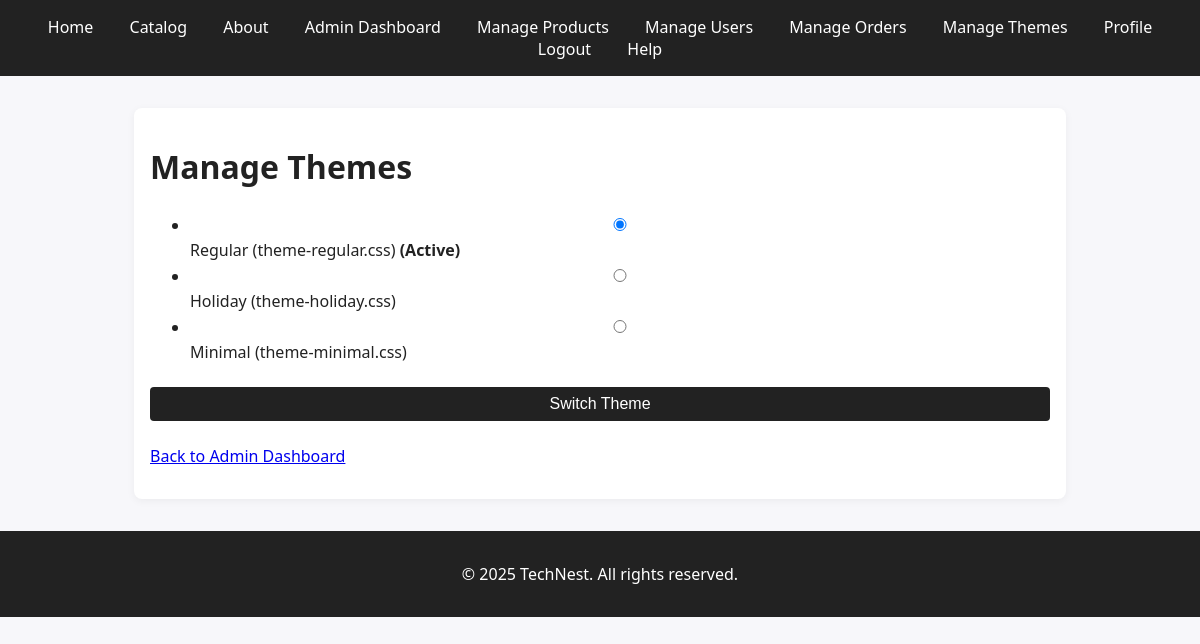
/admin/manage_themes.php (signed in), run on the app's committed database.
### tables this page shows
CREATE TABLE themes (
    theme_id INT AUTO_INCREMENT PRIMARY KEY,
    name VARCHAR(50) NOT NULL UNIQUE,
    css_file VARCHAR(100) NOT NULL,
    is_active BOOLEAN DEFAULT FALSE
);

### public_html/admin/manage_themes.php (called while the page is built, shortened)
<?php
require_once __DIR__ . '/../../includes/admin/manage_themes.php';

### includes/admin/manage_themes.php (the view, shortened to what this page needs)
<?php
require_once '../../includes/header.php';
$db = get_db();
$themes = $db->query('SELECT * FROM themes')->fetchAll();
?>
<main>
    <h1>Manage Themes</h1>
    <form method="post">
        <ul>
            <?php foreach ($themes as $theme): ?>
                <li>
                    <label>
                        <input type="radio" name="theme_id" value="<?php echo $theme['theme_id']; ?>" <?php if ($theme['is_active']) echo 'checked'; ?>>
                        <?php echo htmlspecialchars($theme['name']); ?>
                        (<?php echo htmlspecialchars($theme['css_file']); ?>)
                        <?php if ($theme['is_active']): ?> <strong>(Active)</strong><?php endif; ?>
                    </label>
                </li>
            <?php endforeach; ?>
        </ul>
        <button type="submit">Switch Theme</button>
    </form>
    <p><a href="index.php">Back to Admin Dashboard</a></p>
</main>
<?php require_once '../../includes/footer.php'; ?>

### public_html/assets/theme-regular.css (style rules this page uses)
body { font-family: 'Segoe UI', Arial, sans-serif; background: #f7f7fa; color: #222; margin: 0; padding: 0; }
main { max-width: 900px; margin: 2em auto; padding: 1em; background: #fff; border-radius: 8px; box-shadow: 0 2px 8px rgba(0,0,0,0.05); }
form input, form select, form textarea, form button { font-size: 1em; margin: 0.5em 0; padding: 0.5em; border-radius: 4px; border: 1px solid #ccc; width: 100%; box-sizing: border-box; }
form button { background: #222; color: #fff; border: none; cursor: pointer; transition: background 0.2s; }

### data on the page
themes: is_active "☑ Regular (theme-regular.css) (A", name "Regular", css_file "theme-regular.css", shows "(Active)"
themes: is_active "☐ Holiday (theme-holiday.css)", name "Holiday", css_file "theme-holiday.css"
themes: is_active "☐ Minimal (theme-minimal.css)", name "Minimal", css_file "theme-minimal.css"
